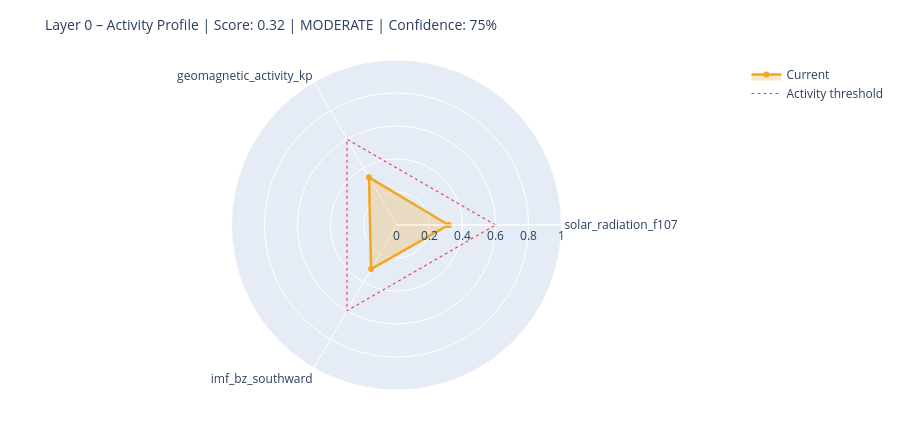

The code cell stored with this chart in its notebook:
### Markdown cell above
---
## 6. State Assessment & Handoff to Layer 1

### Code cell
# ============================================================
# STEP 1 – Collect raw values with source modes
# Mode: 'primary' | 'fallback_3h' | 'last_valid' | 'missing'
# ============================================================

def safe_last(df, col):
    if df is None or col not in df.columns: return None
    s = df[col].dropna()
    return float(s.iloc[-1]) if not s.empty else None

f107_now = safe_last(df_f107, 'f10.7')
bz_now   = safe_last(df_mag,  'bz_gsm')
kp_now   = safe_last(df_kp,   'kp')
sw_now   = safe_last(df_sw,   'speed')

source_modes = {
    'F10.7':    'primary'  if f107_now is not None else 'missing',
    'Kp':       'primary'  if kp_now   is not None else 'missing',
    'IMF_Bz':   'primary'  if bz_now   is not None else 'missing',
    'SW_speed': 'primary'  if sw_now   is not None else 'missing',
}

# Kp Fallback – 3h endpoint
if kp_now is None:
    try:
        r = requests.get(
            'https://services.swpc.noaa.gov/json/noaa-planetary-k-index.json',
            timeout=10)
        r.raise_for_status()
        fb = pd.DataFrame(r.json())
        tc = next((c for c in fb.columns if 'time' in c.lower()), fb.columns[0])
        kc = next((c for c in fb.columns if 'kp' in c.lower() and c != tc), None)
        if kc:
            fb[kc] = fb[kc].astype(str).str.extract(r'([0-9]+(?:\.[0-9]*)?)')[0]
            fb[kc] = pd.to_numeric(fb[kc], errors='coerce')
            fb = fb[fb[kc] >= 0].dropna(subset=[kc])
            if not fb.empty:
                kp_now = float(fb[kc].iloc[-1])
                source_modes['Kp'] = 'fallback_3h'
                print(f'  Kp fallback (3h): {kp_now:.1f}')
    except Exception as e:
        print(f'  Kp fallback failed: {e}')

# Solar Wind Fallback – last valid value
if sw_now is None and df_sw is not None and 'speed' in df_sw.columns:
    s = df_sw['speed'].dropna()
    if not s.empty:
        sw_now = float(s.iloc[-1])
        source_modes['SW_speed'] = 'last_valid'
        print(f'  SW fallback (last_valid): {sw_now:.0f} km/s')

print()
print('Source modes:', source_modes)

# ============================================================
# STEP 2 – Score from available components only
# ============================================================

def norm(v, lo, hi):
    if v is None: return None
    return max(0.0, min(1.0, (v - lo) / (hi - lo)))

COMPONENTS = {
    'solar_radiation_f107':    (f107_now, norm(f107_now, 60, 250)),
    'geomagnetic_activity_kp': (kp_now,   norm(kp_now,   0,   9)),
    'imf_bz_southward':        (bz_now,   norm(-(bz_now or 0) if bz_now else None, -5, 30)
                                           if bz_now is not None else None),
    'solar_wind_speed':        (sw_now,   norm(sw_now, 300, 800)),
}

available   = {k: v[1] for k, v in COMPONENTS.items() if v[1] is not None}
unavailable = [k for k, v in COMPONENTS.items() if v[1] is None]

layer0_score = round(sum(available.values()) / len(available), 4) if available else None
confidence   = round(len(available) / len(COMPONENTS), 2)

level = ('unknown'  if layer0_score is None
         else 'calm'     if layer0_score < 0.3
         else 'moderate' if layer0_score < 0.6
         else 'active')

# ============================================================
# STEP 3 – Dominant Driver
# ============================================================

def dominant_driver(kp, f107, bz, sw):
    candidates = []
    if kp   is not None and kp   >= 4:   candidates.append(('geomagnetic',    kp / 9))
    if sw   is not None and sw   >= 500:  candidates.append(('solar_wind',     sw / 800))
    if bz   is not None and bz   <= -5:   candidates.append(('imf_southward',  abs(bz) / 30))
    if f107 is not None and f107 >= 150:  candidates.append(('solar_radiation',f107 / 250))
    return max(candidates, key=lambda x: x[1])[0] if candidates else 'none'

driver = dominant_driver(kp_now, f107_now, bz_now, sw_now)

# ============================================================
# STEP 4 – Downstream expectations
# ============================================================

def downstream_expectation(driver, score, kp, bz, f107):
    exp = {
        'magnetosphere':        'calm',
        'ionosphere':           'calm',
        'schumann_resonance':   'unchanged',
        'lithosphere_currents': 'low',
    }
    if driver == 'geomagnetic' or (kp and kp >= 5):
        exp['magnetosphere']        = 'compressed / storm'
        exp['ionosphere']           = 'elevated disturbance (TEC variability)'
        exp['schumann_resonance']   = 'elevated amplitude possible'
        exp['lithosphere_currents'] = 'elevated induction currents'
    elif driver == 'imf_southward' or (bz and bz <= -5):
        exp['magnetosphere']        = 'energy coupling active'
        exp['ionosphere']           = 'elevated electron density possible'
        exp['schumann_resonance']   = 'slight modulation possible'
    elif driver == 'solar_radiation' or (f107 and f107 >= 150):
        exp['ionosphere']           = 'elevated ionization (F-layer)'
        exp['schumann_resonance']   = 'slightly elevated background activity'
    return exp

downstream = downstream_expectation(driver, layer0_score, kp_now, bz_now, f107_now)

# ============================================================
# CONSOLE OUTPUT
# ============================================================

W = 58
print('=' * W)
print('LAYER 0 – STATE ASSESSMENT')
print('=' * W)
for name, (raw_v, score_v) in COMPONENTS.items():
    if score_v is not None:
        bar = '█' * int(score_v * 20) + '░' * (20 - int(score_v * 20))
        print(f'  {name:<35}  {bar}  {score_v:.2f}')
    else:
        print(f'  {name:<35}  {"─" * 20}  n/a')
print('-' * W)
print(f'  Score ({len(available)}/{len(COMPONENTS)} components):  {layer0_score:.3f}')
print(f'  Confidence:         {confidence:.0%}')
print(f'  Level:              {level.upper()}')
print(f'  Dominant Driver:    {driver}')

# Radar chart
cats = list(available.keys())
vals = list(available.values())
if len(cats) >= 3:
    fig = go.Figure()
    fig.add_trace(go.Scatterpolar(
        r=vals + [vals[0]], theta=cats + [cats[0]],
        fill='toself', fillcolor='rgba(242,166,35,0.25)',
        line=dict(color='#F2A623', width=2.5), name='Current'
    ))
    fig.add_trace(go.Scatterpolar(
        r=[0.6] * (len(cats) + 1), theta=cats + [cats[0]],
        line=dict(color='#E24B4A', dash='dot', width=1.2),
        mode='lines', name='Activity threshold'
    ))
    fig.update_layout(
        title=dict(text=f'Layer 0 – Activity Profile | Score: {layer0_score:.2f} | {level.upper()} | Confidence: {confidence:.0%}',
                   font=dict(size=14)),
        polar=dict(radialaxis=dict(visible=True, range=[0, 1])),
        height=430, showlegend=True,
        margin=dict(l=60, r=60, t=60, b=40)
    )
    fig.show()

### Figure 1 — Plotly figure (JSON) as saved in the notebook; plotly's stock layout.template omitted (floating-point values rounded to 4 significant figures)
{"data": [{"fill": "toself", "fillcolor": "rgba(242,166,35,0.25)", "line": {"color": "#F2A623", "width": 2.5}, "name": "Current", "r": [0.3158, 0.3333, 0.308, 0.3158], "theta": ["solar_radiation_f107", "geomagnetic_activity_kp", "imf_bz_southward", "solar_radiation_f107"], "type": "scatterpolar"}, {"line": {"color": "#E24B4A", "dash": "dot", "width": 1.2}, "mode": "lines", "name": "Activity threshold", "r": [0.6, 0.6, 0.6, 0.6], "theta": ["solar_radiation_f107", "geomagnetic_activity_kp", "imf_bz_southward", "solar_radiation_f107"], "type": "scatterpolar"}], "layout": {"height": 430, "margin": {"b": 40, "l": 60, "r": 60, "t": 60}, "polar": {"radialaxis": {"range": [0, 1], "visible": true}}, "showlegend": true, "title": {"font": {"size": 14}, "text": "Layer 0 – Activity Profile | Score: 0.32 | MODERATE | Confidence: 75%"}}}
